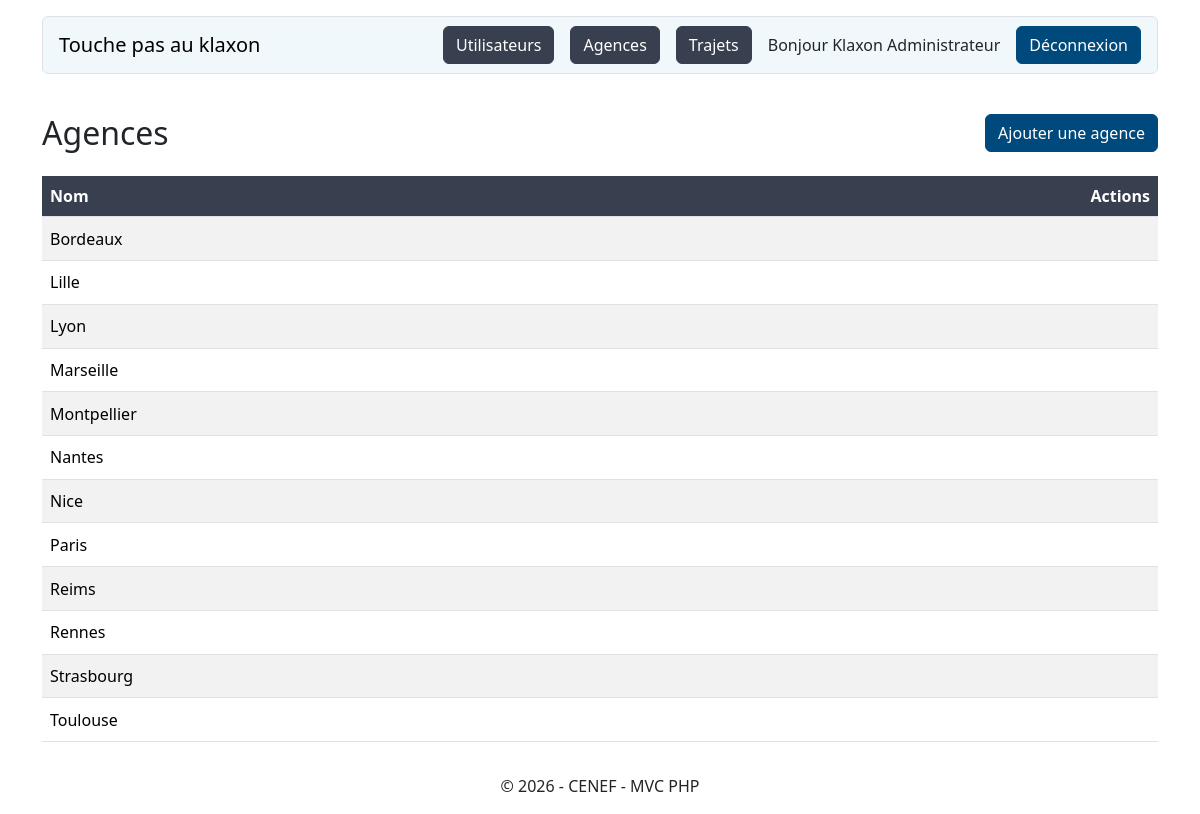
/admin/agences (signed in), run on the app's committed database.
### tables this page shows
CREATE TABLE agence (
    id_agence INT UNSIGNED NOT NULL AUTO_INCREMENT,
    nom       VARCHAR(100) NOT NULL,
    PRIMARY KEY (id_agence),
    CONSTRAINT uq_agence_nom UNIQUE (nom)
);

### src/Core/Controller.php (called while the page is built, shortened)
<?php
abstract class Controller
{
    protected function render(string $view, array $data = []): void
    {
        View::render($view, $data);
    }
}

### src/Controllers/AdminController.php (called while the page is built, shortened)
<?php
final class AdminController extends Controller
{
    public function agences(array $params = []): void
    {
        $this->render('admin/agences', [
            'title'   => 'Agences',
            'agences' => (new AgenceRepository(Database::getConnection()))->findAll(),
        ]);
    }
}

### public/index.php (called while the page is built, shortened)
<?php
$router = new Router();
$router->dispatch($_SERVER['REQUEST_METHOD'], $_SERVER['REQUEST_URI']);

### src/Models/AgenceRepository.php (called while the page is built, shortened)
<?php
final class AgenceRepository
{
    public function findAll(): array
    {
        $stmt = $this->pdo->query('SELECT id_agence, nom FROM agence ORDER BY nom');
        $agences = [];
        foreach ($stmt->fetchAll(PDO::FETCH_ASSOC) as $row) {
            $agences[] = [
                'id_agence' => (int) $row['id_agence'],
                'nom'       => (string) $row['nom'],
            ];
        }
        return $agences;
    }
}

### src/Views/admin/agences.php (the view, shortened to what this page needs)
<div class="d-flex justify-content-between align-items-center my-4">
    <h1 class="h2 m-0">Agences</h1>
    <a class="btn btn-dark" href="/admin/agences/create">Ajouter une agence</a>
</div>
<table class="table table-striped table-klaxon align-middle">
    <thead>
        <tr>
            <th>Nom</th>
            <th class="text-end">Actions</th>
        </tr>
    </thead>
    <tbody>
        <?php foreach ($agences as $agence) : ?>
            <tr>
                <td><?= View::e($agence['nom']) ?></td>
                <td class="text-end text-nowrap">
                    <a class="btn btn-link p-0 text-dark" title="Modifier"
                       href="/admin/agences/<?= $agence['id_agence'] ?>/edit">
                        <i class="bi bi-pencil-square"></i>
                    </a>
                    <form method="post" action="/admin/agences/<?= $agence['id_agence'] ?>/delete"
                          class="d-inline"
                          data-confirm="Supprimer l'agence <?= View::e($agence['nom']) ?> ?">
                        <button type="submit" class="btn btn-link p-0 text-dark" title="Supprimer">
                            <i class="bi bi-trash"></i>
                        </button>
                    </form>
                </td>
            </tr>
        <?php endforeach; ?>
    </tbody>
</table>

### src/Core/Router.php (shortened to what this page needs)
<?php
final class Router
{
    private array $routes = [];
    public function dispatch(string $method, string $uri): void
    {
        $path = parse_url($uri, PHP_URL_PATH);
        $path = is_string($path) ? '/' . trim($path, '/') : '/';
        foreach ($this->routes as $route) {
            if ($route['method'] !== $method) {
                continue;
            }
            if (preg_match($route['pattern'], $path, $matches) !== 1) {
                continue;
            }
            $params = array_filter($matches, 'is_string', ARRAY_FILTER_USE_KEY);
            [$class, $action] = $route['handler'];
            $controller = new $class();
            $controller->$action($params);
            return;
        }
    }
    private function add(string $method, string $path, array $handler): void
    {
        $pattern = '#^' . (string) preg_replace('#\{(\w+)\}#', '(?P<$1>[^/]+)', $path) . '$#';
        $this->routes[] = [
            'method'  => $method,
            'pattern' => $pattern,
            'handler' => $handler,
        ];
    }
}

### data on the page
agence: nom "Bordeaux"
agence: nom "Lille"
agence: nom "Lyon"
agence: nom "Marseille"
agence: nom "Montpellier"
agence: nom "Nantes"
agence: nom "Nice"
agence: nom "Paris"
agence: nom "Reims"
agence: nom "Rennes"
agence: nom "Strasbourg"
agence: nom "Toulouse"
